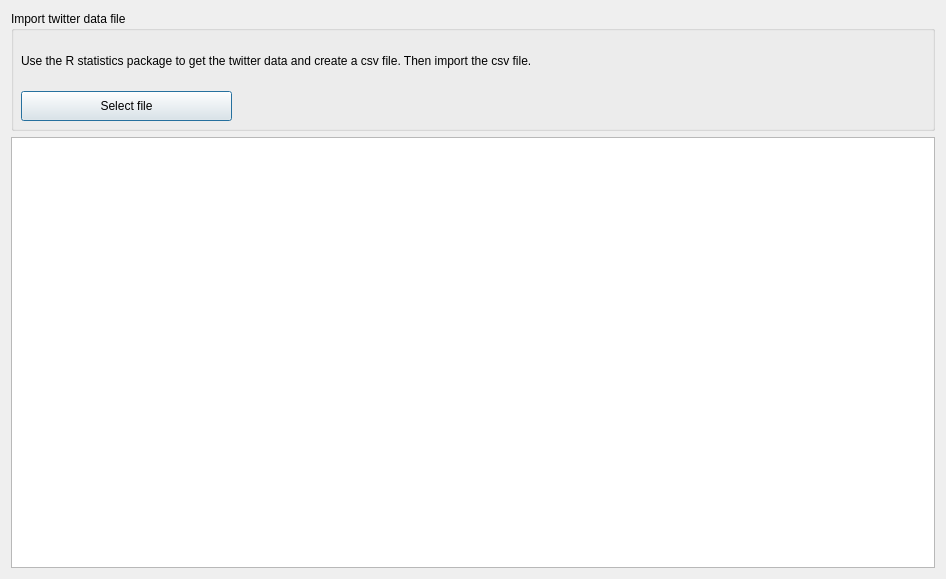
<?xml version="1.0" encoding="UTF-8"?>
<ui version="4.0">
 <class>Dialog_Import_twitter</class>
 <widget class="QDialog" name="Dialog_Import_twitter">
  <property name="geometry">
   <rect>
    <x>0</x>
    <y>0</y>
    <width>946</width>
    <height>579</height>
   </rect>
  </property>
  <property name="sizePolicy">
   <sizepolicy hsizetype="Preferred" vsizetype="Expanding">
    <horstretch>0</horstretch>
    <verstretch>0</verstretch>
   </sizepolicy>
  </property>
  <property name="windowTitle">
   <string>Twitter data import</string>
  </property>
  <layout class="QGridLayout" name="gridLayout">
   <item row="3" column="0">
    <widget class="QGroupBox" name="groupBox">
     <property name="sizePolicy">
      <sizepolicy hsizetype="Preferred" vsizetype="MinimumExpanding">
       <horstretch>0</horstretch>
       <verstretch>0</verstretch>
      </sizepolicy>
     </property>
     <property name="minimumSize">
      <size>
       <width>0</width>
       <height>120</height>
      </size>
     </property>
     <property name="maximumSize">
      <size>
       <width>16777215</width>
       <height>120</height>
      </size>
     </property>
     <property name="title">
      <string>Import twitter data file</string>
     </property>
     <widget class="QLabel" name="label_information">
      <property name="geometry">
       <rect>
        <x>10</x>
        <y>30</y>
        <width>901</width>
        <height>40</height>
       </rect>
      </property>
      <property name="text">
       <string>Use the R statistics package to get the twitter data and create a csv file. Then import the csv file.</string>
      </property>
      <property name="wordWrap">
       <bool>true</bool>
      </property>
     </widget>
     <widget class="QPushButton" name="pushButton_select_file">
      <property name="geometry">
       <rect>
        <x>10</x>
        <y>80</y>
        <width>211</width>
        <height>30</height>
       </rect>
      </property>
      <property name="text">
       <string>Select file</string>
      </property>
     </widget>
     <widget class="QLabel" name="label_file">
      <property name="geometry">
       <rect>
        <x>420</x>
        <y>80</y>
        <width>481</width>
        <height>30</height>
       </rect>
      </property>
      <property name="text">
       <string/>
      </property>
     </widget>
    </widget>
   </item>
   <item row="4" column="0">
    <widget class="QTextEdit" name="textEdit"/>
   </item>
  </layout>
 </widget>
 <resources/>
 <connections/>
</ui>
